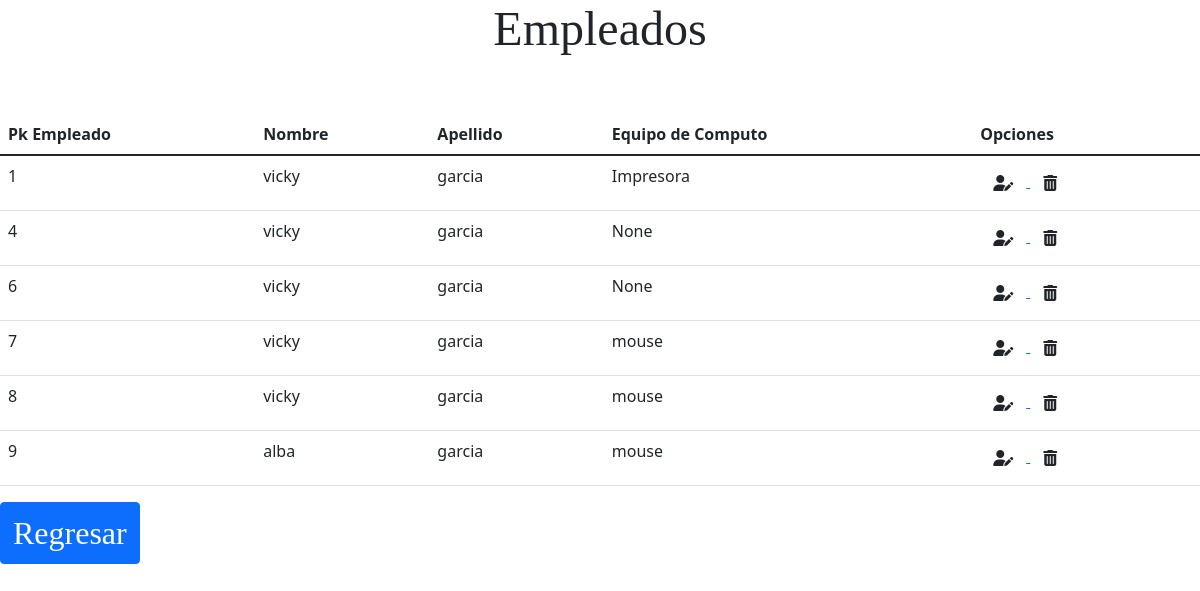
Screenshot of /table/ with the database file from the repository.
### apps/web/models.py (models this page shows)
class tabla(models.Model):
    pk_tabla = models.AutoField(primary_key=True, null=False, blank=False)
    nombre = models.CharField(max_length=20, null=False, blank=False)
    apellido = models.CharField(max_length=20, null=False, blank=False)
    computo = models.CharField(max_length=20, null=True, blank=True)

### apps/web/views.py (the view)
# urls.py: path('table/', table, name='table'),
def table(request):
    allEmpleado = tabla.objects.all()
    print(allEmpleado)
    return render(request, 'table.html', {'table':allEmpleado})

### template/table.html (shortened to what this page needs)
<!DOCTYPE html>
<html lang="en">
<head>
    <link href="https://cdn.jsdelivr.net/npm/bootstrap@5.1.1/dist/css/bootstrap.min.css" rel="stylesheet">
</head>
<body background="https://www.todofondos.net/wp-content/uploads/todofondos-colorespasteles2-576x1024.jpg;">
<h1 align="center"><font face="Explora" size="30" class="text-dark">Empleados</font></h1>
    <br>
    <br>
  <table class="table">
      {%if table%}
  <thead>
    <tr>
        <th scope="col">Pk Empleado</th>
      <th scope="col">Nombre</th>
      <th scope="col">Apellido</th>
        <th scope="col">Equipo de Computo</th>
        <th scope="col">Opciones</th>
    </tr>
  </thead>
  <tbody>
    <tr>
        {%for arraydemployee in table%}
        <td>{{arraydemployee.pk_tabla}}</td>
        <td>{{arraydemployee.nombre}}</td>
        <td>{{arraydemployee.apellido}}</td>
        <td>{{arraydemployee.computo}}</td>
        <td>
            <a href="{% url 'web:updateEmpleado' arraydemployee.pk_tabla  %}">
                <button type="button" class="btn btn primary"><i class="fas fa-user-edit"></i></button>
            </a>
            <a>
                <button type="button" class="btn btn primary" data-bs-toggle="modal" data-bs-target="#exampleModal{{arraydemployee.pk_tabla}}">
                    <i class="fas fa-trash-alt"></i>
                </button>
            </a>
        </td>
    </tr>
    {%endfor%}
    {%else%}
    <br><h1>Nothing</h1><br/>
    {%endif%}
  </tbody>
</table>
<a href="{%url 'web:index'%}"><button align="center" class="btn btn-primary"><font face="Explora" size="6" class="">Regresar</font></button></a>
</body>
</html>

### rows the page displays
tabla: pk_tabla "1", nombre "vicky", apellido "garcia", computo "Impresora"
tabla: pk_tabla "4", nombre "vicky", apellido "garcia", computo "None"
tabla: pk_tabla "6", nombre "vicky", apellido "garcia", computo "None"
tabla: pk_tabla "7", nombre "vicky", apellido "garcia", computo "mouse"
tabla: pk_tabla "8", nombre "vicky", apellido "garcia", computo "mouse"
tabla: pk_tabla "9", nombre "alba", apellido "garcia", computo "mouse"
